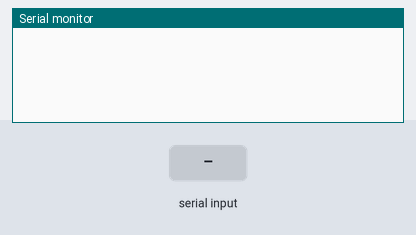
This sketch was run on a simulated ESP32. Parts: the last lines printed to the serial monitor. The test bench sets the inputs (shaded band). Storage starts empty.

Above: at 1.2 s.
1.3 s: "REQ \n" received over the second serial link
At 2.5 s:
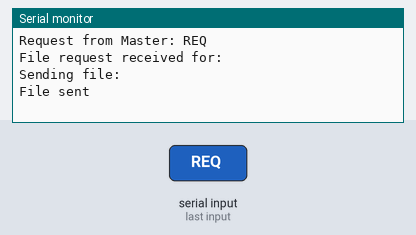
2.8 s: "1\n" received over the second serial link
At 3.8 s:
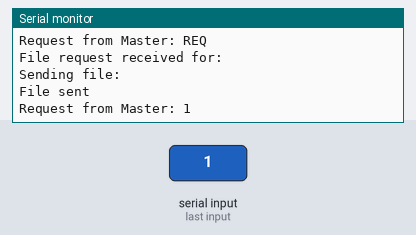

Measured:
- after the input at 1.3 s, the serial monitor: prints a new line at once (image 1)
- after the input at 2.8 s, the serial monitor: prints a new line at once (image 2)

The sketch:

slave.ino
```cpp
#include <SoftwareSerial.h>
#include <SPIFFS.h>

SoftwareSerial mySerial(16, 17); // RX on pin 16, TX on pin 17
#define FILE_REQUEST_CODE 'R'
#define FILE_CHUNK_SIZE 1024

void setup()
{
  Serial.begin(115200);
  mySerial.begin(9600);

  if (!SPIFFS.begin(true))
  {
    Serial.println("Error: Failed to mount SPIFFS");
    while (1)
    {
      delay(1000);
    }
  }
}

void loop()
{
  // Wait for a request from the master
  while (!mySerial.available())
  {
    delay(100);
  }

  // Read the request from the master
  String requestCommand = mySerial.readStringUntil('\n');
  Serial.println("Request from Master: " + requestCommand);

  String filename = requestCommand.substring(4);

  // Check if the request is "REQ"
  if (requestCommand.startsWith("REQ "))
  {
    Serial.println("File request received for: " + filename);

    // Get the requested file and send its content
    sendFile(filename);
  }
}

void sendFile(String filename)
{
  // Open the requested file for reading on the ESP32
  filename.trim();
  Serial.println("Sending file: " + filename);
  File file = SPIFFS.open("/" + filename, "r");

  if (!file)
  {
    Serial.println("Error opening file for reading");
    return;
  }

  // Send the start of file marker
  mySerial.println("STR" + filename);

  // Send the file content in chunks
  while (file.available())
  {
    char chunk[FILE_CHUNK_SIZE];
    int bytesRead = file.readBytes(chunk, FILE_CHUNK_SIZE);

    // Send the chunk to the master
    mySerial.write(chunk, bytesRead);

    // Add a small delay to allow the master to receive the data
    delay(5);
  }

  // Send an empty line as EOF marker
  mySerial.println();

  file.close();
  Serial.println("File sent");
}
```
